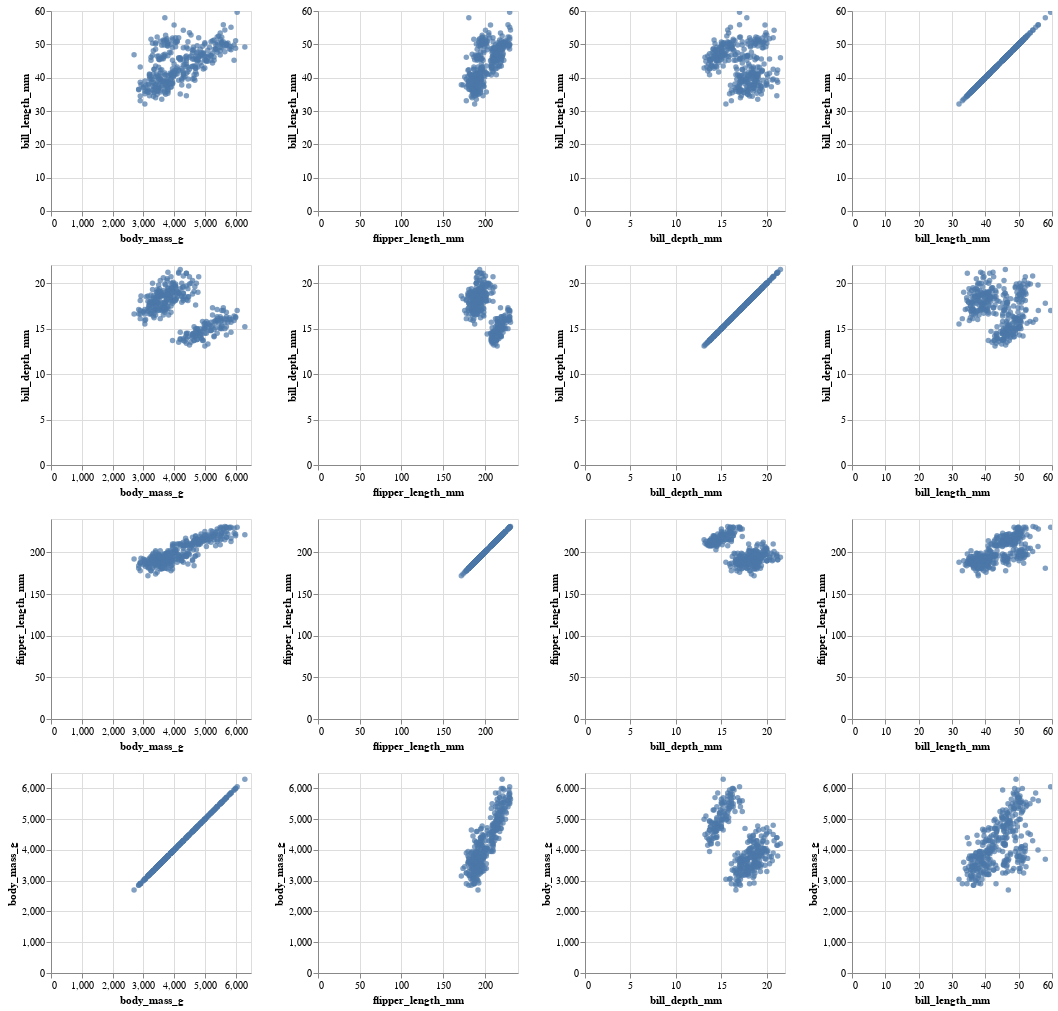

The notebook cell this image was saved under:
### Code cell
peng_names = ['bill_length_mm', 'bill_depth_mm', 'flipper_length_mm','body_mass_g']

alt.Chart(penguins_numericos_dt.to_pandas()).mark_circle().encode(
    alt.X(alt.repeat("column"), type='quantitative'),
    alt.Y(alt.repeat("row"),type="quantitative")
).properties(width=200,height=200).repeat(
    row=peng_names,
    column=peng_names[::-1]
).interactive()

### Figure 1 — Vega-Lite specification as saved in the notebook (floating-point values rounded to 4 significant figures; data arrays with more than 128 entries replaced by an {"elided": "..."} marker saying what was removed)
{"config": {"view": {"continuousWidth": 400, "continuousHeight": 300}}, "repeat": {"column": ["body_mass_g", "flipper_length_mm", "bill_depth_mm", "bill_length_mm"], "row": ["bill_length_mm", "bill_depth_mm", "flipper_length_mm", "body_mass_g"]}, "spec": {"data": {"name": "data-e00b5f4cde0836f6b158e38dbae65c94"}, "mark": "circle", "encoding": {"x": {"type": "quantitative", "field": {"repeat": "column"}}, "y": {"type": "quantitative", "field": {"repeat": "row"}}}, "height": 200, "selection": {"selector008": {"type": "interval", "bind": "scales", "encodings": ["x", "y"]}}, "width": 200}, "$schema": "https://vega.github.io/schema/vega-lite/v4.8.1.json", "datasets": {"data-e00b5f4cde0836f6b158e38dbae65c94": {"elided": "333 records"}}}
